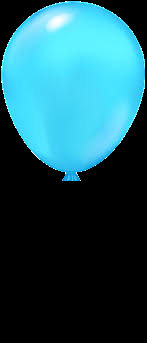
#> input picture assets/balloon1.png, 147 x 343 px; the run also reads 1 picture not shown here
$ python edge_detection_visual.py
#> lines starting #> are read from the running program, lines starting #| are printed output that depends on the picture; after the words box and inside, x2 and y2 are one past the last pixel; in counts of white or black regions, pixels touching at a corner belong together
### modules/game_visual.py
# [105 lines of commented-out code are left out]

import cv2
import numpy as np
import random

class Balloon:
    def __init__(self, img_path, screen_width=800, screen_height=600, other_balloons=None):
        """
        Initialize a balloon with an image and random starting position.

        Args:
            img_path (str): Path to the balloon image file (RGBA).
            screen_width (int): Width of the game screen.
            screen_height (int): Height of the game screen.
            other_balloons (list): List of other Balloon objects to avoid overlap.
        """
        self.screen_width = screen_width
        self.screen_height = screen_height
        self.other_balloons = other_balloons or []
        self.alive = True
        self.popped = False
        self.pop_timer = 0
        self.pop_cooldown = 1
        self.image = cv2.imread(img_path, cv2.IMREAD_UNCHANGED)  # RGBA
        if self.image is None:
            raise ValueError(f"Could not load image: {img_path}")
        self.image = cv2.resize(self.image, (180, 220))

        # Separate alpha and RGB
        self.bgr = self.image[:, :, :3]
        self.alpha = self.image[:, :, 3]

        # Mask for contour detection
        self.mask = cv2.threshold(self.alpha, 1, 255, cv2.THRESH_BINARY)[1]
        self.contours, _ = cv2.findContours(self.mask, cv2.RETR_EXTERNAL, cv2.CHAIN_APPROX_SIMPLE)
        self.bounding_box = cv2.boundingRect(self.contours[0])

        # Starting position
        self.reset()

    def move(self):
        """Move the balloon upward and reset if it moves off-screen."""
        if self.popped:
            return
        self.y -= self.speed
        if self.y + self.bgr.shape[0] < 0:
            self.reset()

    def pop(self):
        self.popped = True
        self.pop_timer = self.pop_cooldown

    def update(self):
        if self.popped:
            self.pop_timer -= 1
            if self.pop_timer <= 0:
                self.popped = False
                self.reset()

    def reset(self):
        """Reset balloon to a random non-overlapping position below the screen."""
        max_attempts = 50
        for _ in range(max_attempts):
            self.x = random.randint(0, self.screen_width - self.bgr.shape[1])
            self.y = self.screen_height + random.randint(50, 300)
            self.speed = random.randint(2, 5)
            if not self.is_overlapping():
                return
        print("Warning: Could not find non-overlapping position after max attempts")

    def is_overlapping(self):
        """Check if the balloon overlaps with any other balloon."""
        bx, by, bw, bh = self.bounding_box
        rect1 = (self.x + bx, self.y + by, bw, bh)
        for other in self.other_balloons:
            if other is self:
                continue
            obx, oby, obw, obh = other.bounding_box
            rect2 = (other.x + obx, other.y + oby, obw, obh)
            if (rect1[0] < rect2[0] + rect2[2] and
                rect1[0] + rect1[2] > rect2[0] and
                rect1[1] < rect2[1] + rect2[3] and
                rect1[1] + rect1[3] > rect2[1]):
                return True
        return False

    def draw(self, frame, show_bbox=False):
        h, w = self.bgr.shape[:2]
        y1, y2 = max(self.y, 0), min(self.y + h, self.screen_height)
        x1, x2 = max(self.x, 0), min(self.x + w, self.screen_width)
        if y1 >= y2 or x1 >= x2:
            return

        y_img1 = y1 - self.y
        y_img2 = y2 - self.y
        x_img1 = x1 - self.x
        x_img2 = x2 - self.x

        if y_img1 >= y_img2 or x_img1 >= x_img2:
            return

        fg = cv2.bitwise_and(
            self.bgr[y_img1:y_img2, x_img1:x_img2],
            self.bgr[y_img1:y_img2, x_img1:x_img2],
            mask=self.alpha[y_img1:y_img2, x_img1:x_img2]
        )

        bg = frame[y1:y2, x1:x2]

        if fg.shape != bg.shape:
            return

        bg = cv2.bitwise_and(
            bg, bg, mask=cv2.bitwise_not(self.alpha[y_img1:y_img2, x_img1:x_img2])
        )

        frame[y1:y2, x1:x2] = cv2.add(bg, fg)

        if show_bbox:
            bx, by, bw, bh = self.bounding_box
            cv2.rectangle(
                frame,
                (self.x + bx, self.y + by),
                (self.x + bx + bw, self.y + by + bh),
                (0, 0, 255), 2
            )

    # [20 lines left out: function check_hit, not called in this run]

class Ball:
    # [57 lines left out: functions __init__, update, draw, not called in this run]

### modules/edge_detection.py
import cv2
import numpy as np

class EdgeDetector:
    def __init__(self, low_threshold=50, high_threshold=150):
        """
        Initialize edge detector with Canny thresholds.

        Args:
            low_threshold (int): Lower threshold for Canny edge detection
            high_threshold (int): Upper threshold for Canny edge detection
        """
        self.low_threshold = low_threshold
        self.high_threshold = high_threshold

    # [22 lines left out: function detect_edges, not called in this run]

    def detect_edges_from_array(self, image_array):
        """
        Detect edges from a NumPy array (e.g., camera frame).

        Args:
            image_array (numpy.ndarray): Input image as a NumPy array (grayscale)

        Returns:
            numpy.ndarray: Edge-detected image
        """
        if image_array is None or len(image_array.shape) != 2:
            raise ValueError("Invalid input: Expected grayscale image array")

        # Apply Gaussian blur to reduce noise
        blurred = cv2.GaussianBlur(image_array, (5, 5), 0)

        # Perform Canny edge detection
        edges = cv2.Canny(blurred, self.low_threshold, self.high_threshold)

        return edges

    # [10 lines left out: function adjust_thresholds, not called in this run]

### tests/edge_detection_visual.py
import cv2
import sys
import os
import time
import numpy as np
import pyautogui
sys.path.append(os.path.abspath(os.path.join(os.path.dirname(__file__), '..')))
from modules.edge_detection import EdgeDetector
from modules.game_visual import Balloon

def move_window_to_second_monitor(window_name, monitor_index=1):
    """
    Move a window to the second monitor if available.

    Args:
        window_name (str): Name of the OpenCV window
        monitor_index (int): Index of the monitor (0-based, 1 for second monitor)
    """
    try:
        screens = pyautogui.size()
        x_offset = screens.width * monitor_index
        y_offset = 100
        cv2.moveWindow(window_name, x_offset, y_offset)
    except ImportError:
        print("pyautogui not installed, window will stay on primary monitor")
    except Exception as e:
        print(f"Could not move window: {str(e)}")

def main():
    # Initialize edge detector
    detector = EdgeDetector(low_threshold=100, high_threshold=200)

    # Game screen settings
    screen_width = 800
    screen_height = 600

    # Input paths for balloon images
    base_dir = os.path.abspath(os.path.join(os.path.dirname(__file__), '..'))
    balloon_files = ["balloon1.png", "balloon2.png", "balloon3.png"]
    image_paths = [os.path.join(base_dir, "assets", file) for file in balloon_files]

    # Validate image paths
    valid_paths = []
    for path in image_paths:
        if os.path.exists(path) and os.path.isfile(path):
            valid_paths.append(path)
        else:
            print(f"Error: Image file does not exist or is not a file: {path}")

    if not valid_paths:
        print("Error: No valid image files found. Exiting.")
        return

    # Initialize balloons
    balloons = []
    try:
        for path in valid_paths:
            balloon = Balloon(path, screen_width, screen_height)
            balloons.append(balloon)
#> this loop made 3 passes
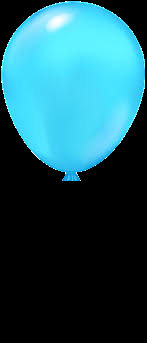
#> input picture assets/balloon1.png, 147 x 343 px
#> pass 1, in __init__, `self.image = cv2.resize(self.image, (180, 220))`:
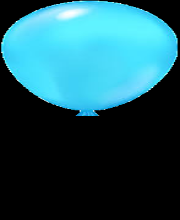
#> self.image: shape (220, 180, 4); mean B, G, R, A 95.2, 84.4, 30.9, 94.4
#> pass 1, in __init__, `self.alpha = self.image[:, :, 3]`:
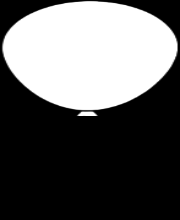
#> self.alpha: shape (220, 180); min 0, max 255, mean 94.4
#> pass 1, in __init__, `self.mask = cv2.threshold(self.alpha, 1, 255, cv2.THRESH_BINARY)[1]`:
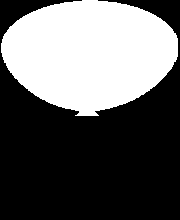
#> self.mask: shape (220, 180); 38.3% white; 1 white region, box (x1, y1, x2, y2) and area: (1, 0, 178, 116) 15180
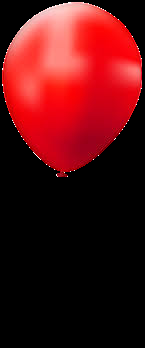
#> input picture assets/balloon2.png, 145 x 348 px
    except ValueError as e:
        print(f"Error loading balloon images: {str(e)}")
        return

    # Initialize camera (try index 1 for external camera)
    cap = cv2.VideoCapture(1)
    if not cap.isOpened():
        print("Error: Could not open camera")
        return

    # Create windows
    cv2.namedWindow("Balloon Display", cv2.WINDOW_NORMAL)
    cv2.namedWindow("Camera Edges", cv2.WINDOW_NORMAL)

    # Move Balloon Display window to second monitor
    move_window_to_second_monitor("Balloon Display", monitor_index=1)
#> (the call stopped at in move_window_to_second_monitor, `x_offset = screens.width * monitor_index`: pyautogui is not available in this run)

    # Create blank game screen
    game_screen = np.zeros((screen_height, screen_width, 3), dtype=np.uint8)

    try:
        start_time = time.time()
        while time.time() - start_time < 120:  # Run for 30 seconds
            # Reset game screen
            game_screen[:] = 0  # Clear to black

            # Update and draw balloons
            for balloon in balloons:
                balloon.update()
                balloon.move()
                balloon.draw(game_screen, show_bbox=False)  # Show bounding box for debugging

            # Display game screen
            cv2.imshow("Balloon Display", game_screen)

            # Process camera feed
            ret, frame = cap.read()
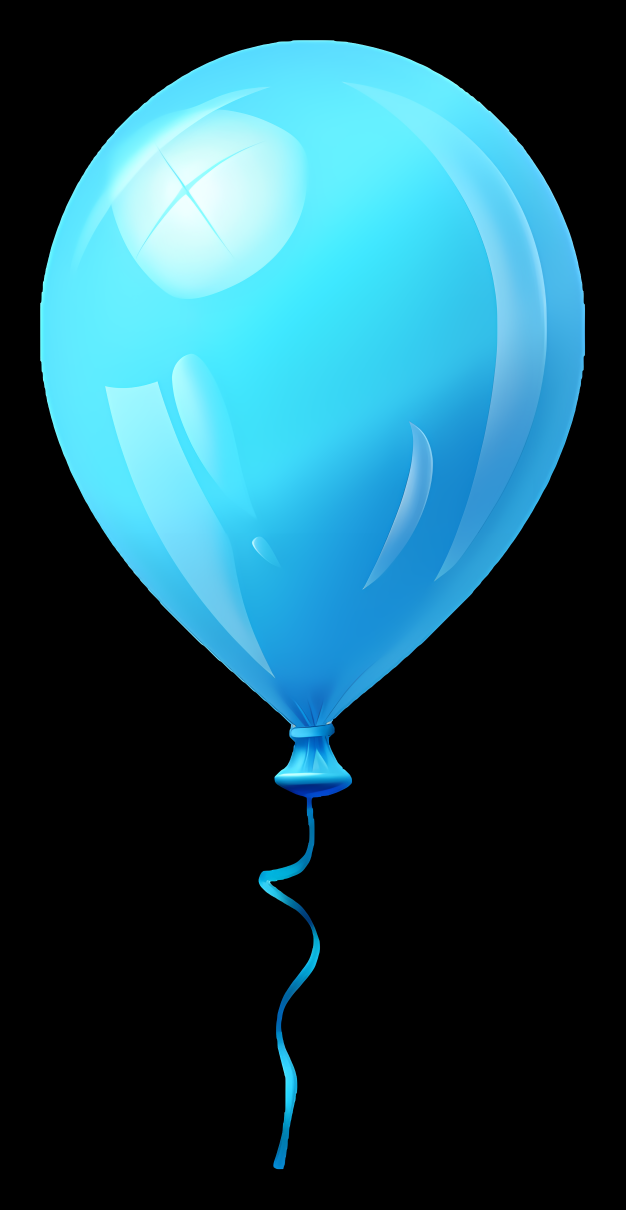
#> input picture blue_balloon.png, 1876 x 3628 px, given in place of the camera (shown at 1/3 size)
#> frame is the input picture: shape (3628, 1876, 3); mean B, G, R 89.2, 76.7, 30.7
            if not ret:
                print("Error: Could not read from camera")
                break

            # Convert frame to grayscale for edge detection
            gray_frame = cv2.cvtColor(frame, cv2.COLOR_BGR2GRAY)
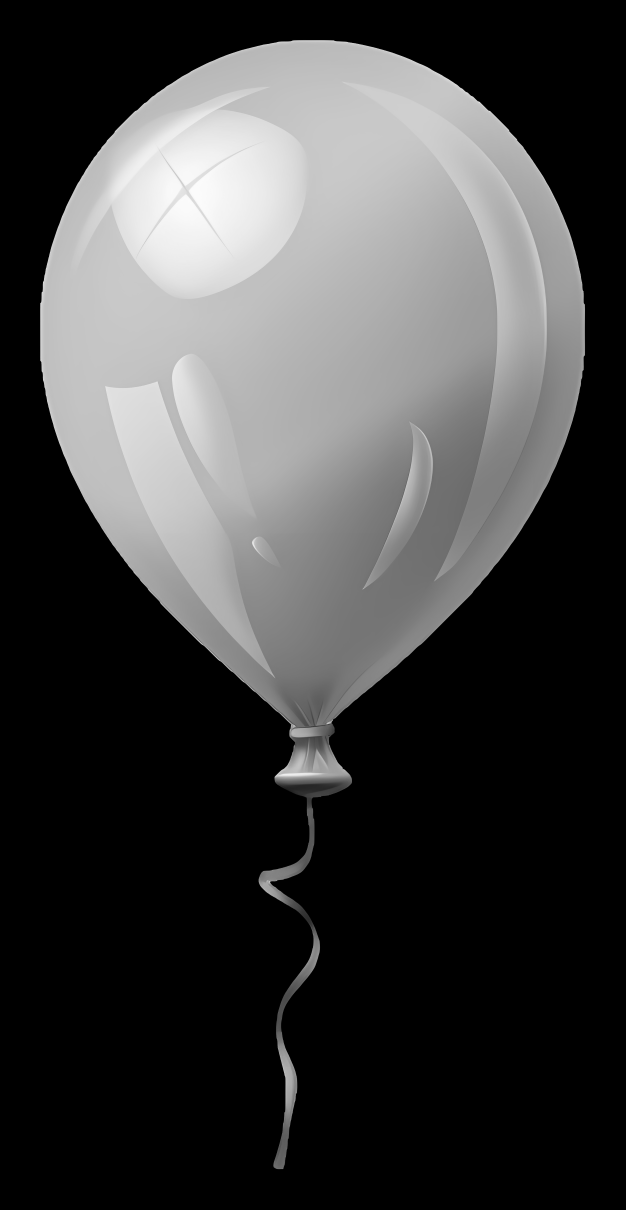
#> gray_frame: shape (3628, 1876) (shown at 1/3 size); min 0, max 251, mean 64.4
            # Apply edge detection
            edges = detector.detect_edges_from_array(gray_frame)
#> in detect_edges_from_array, `edges = cv2.Canny(blurred, self.low_threshold, self.high_threshold)`:
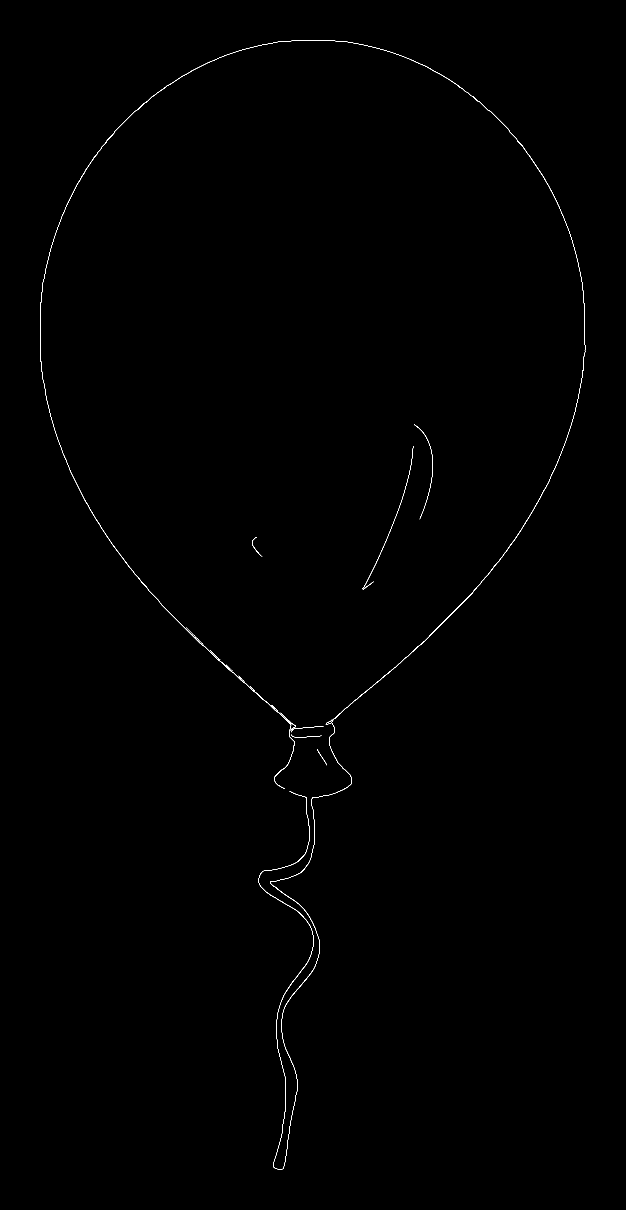
#> edges: shape (3628, 1876) (shown at 1/3 size); 0.18% white in thin lines or dots, all inside (x1, y1, x2, y2) = (120, 120, 1756, 3508)

            # Display raw edges
            cv2.imshow("Camera Edges", edges)

            # Check for 'q' key to quit early
            if cv2.waitKey(1) & 0xFF == ord('q'):
#> (key q is pressed here)
                break

    except Exception as e:
        print(f"Error: {str(e)}")

    finally:
        # Cleanup
        cap.release()
        cv2.destroyAllWindows()

if __name__ == "__main__":
    main()
